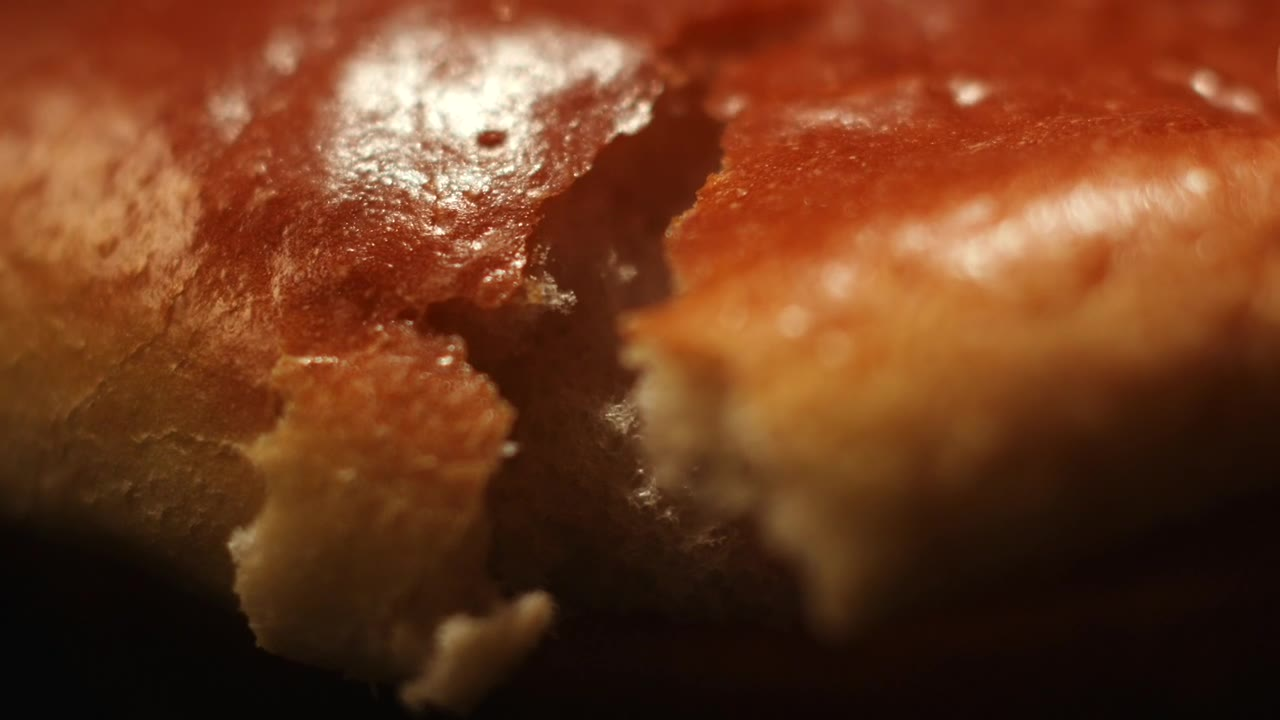
#> input picture scripts/blog/media/lib/bakery_21018_b.jpg, 1280 x 720 px
$ python -i render.py   (imports and definitions only)
#> lines starting #> are read from the running program, lines starting #| are printed output that depends on the picture
"""What Korea Says (사이드 채널) 롱폼 렌더러 — 2026-10-27
사용: python3 scripts/side/render.py <원고 아이디 ...>   (아이디가 없으면 아직 안 만든 원고 전부)

원고: scripts/side/specs/<id>.json  (장면 t: open/stat/roadmap/chapter/fact/jersey/timeline/quote/final/schedule/recap/end, 장면마다 say: 영어 문장 목록)
결과: social/side/<id>/{meta.json, thumb.jpg, en.srt}  + 영상(롱폼·쇼츠)은 GitHub 릴리스 side-<id> 에 올린다
      social/side/queue.json  (Supabase sc_fetch/sc_import 가 10분마다 읽어 관리자 /side 검수 탭에 넣는다)

원칙 (벤치마크 claude/side-channel/benchmark-2026-10-27.md)
- 영어 원어민 성우(타입캐스트 Landon) 내레이션 + 처음부터 끝까지 일정한 영어 자막
- 남의 영상은 쓰지 않는다: 댓글 카드·사실 카드·숫자·일정표 그래픽 + Pexels 무료 사진(키가 있을 때)
- 같은 화면이 오래 머물지 않게 배경은 천천히 확대·이동, 카드 요소는 순서대로 등장
- 타입캐스트 키가 없으면(로컬 미리보기) 문장 길이로 시간을 잡고 무음으로 만든다
"""
import datetime as dt, glob, hashlib, json, math, os, random, subprocess, sys, urllib.parse, urllib.request
import numpy as np
from PIL import Image, ImageDraw, ImageFilter, ImageFont

HERE = os.path.dirname(os.path.abspath(__file__))
ROOT = os.path.abspath(os.path.join(HERE, "..", ".."))
OUT = os.path.join(ROOT, "social", "side")
# [1 line not run here, left out]
REPO = os.environ.get("GITHUB_REPOSITORY", "immin03/haeja")
W, H, FPS, SR = 1920, 1080, 30, 44100

NAVY = (15, 27, 51); NAVY2 = (27, 45, 82); CARD = (22, 38, 74); RED = (255, 75, 62); WHITE = (255, 255, 255)
GRAY = (201, 211, 230); DIM = (130, 146, 176); GOLD = (255, 199, 77)


# [6 lines left out: function _font_path, not called in this run]
_FC = {}
# [58 lines left out: functions F, say, bgm, pexels_photo, gradient_bg, not called in this run]


def photo_bg(path):
#> called with path = '../blog/media/lib/bakery_21018_b.jpg'
    im = Image.open(path).convert("RGB"); sc = max((W + 200) / im.width, (H + 120) / im.height)
#> in photo_bg, im is the input picture: PIL image 1280x720 RGB; mean R, G, B 109.5, 58.2, 30.4
#> after `sc = max((W + 200) / im.width, (H + 120) / im.height)`: sc = 1.67
    im = im.resize((int(im.width * sc) + 1, int(im.height * sc) + 1), Image.LANCZOS)
#> im: PIL image 2134x1201 RGB
    l, t = (im.width - W - 200) // 2, (im.height - H - 120) // 2; im = im.crop((l, t, l + W + 200, t + H + 120))
#> after `l, t = ((im.width - W - 200) // 2, (im.height - H - 120) // 2)`: l = 7; t = 0
    im = im.filter(ImageFilter.GaussianBlur(3))
    ov = Image.new("RGB", im.size, NAVY); return Image.blend(im, ov, .72)
#> after `ov = Image.new('RGB', im.size, NAVY)`:
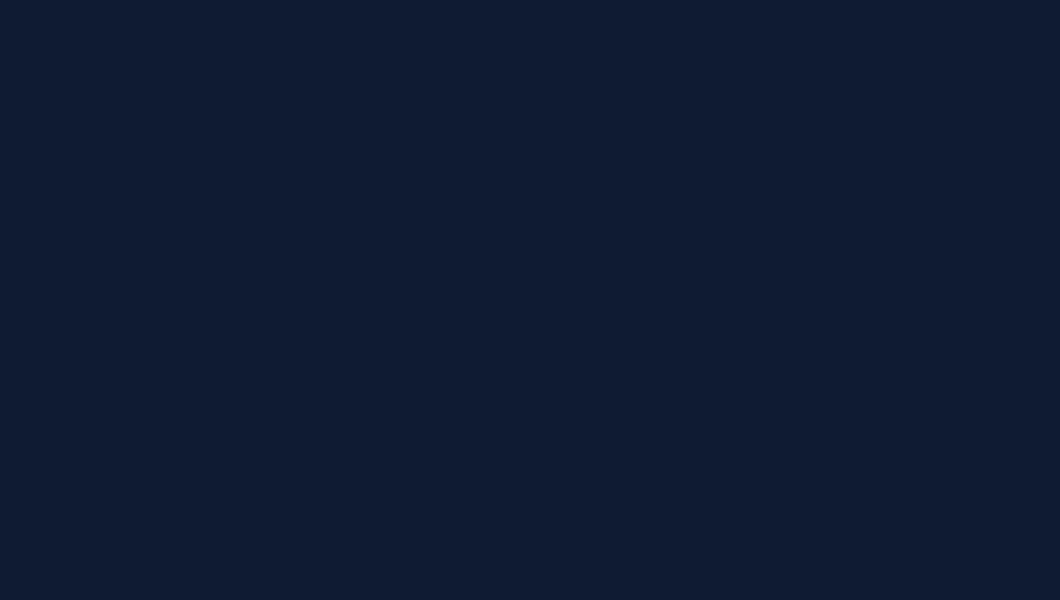
#> ov: PIL image 2120x1200 RGB (shown at 1/2 size); mean R, G, B 15, 27, 51
#> after `return Image.blend(im, ov, 0.72)`:
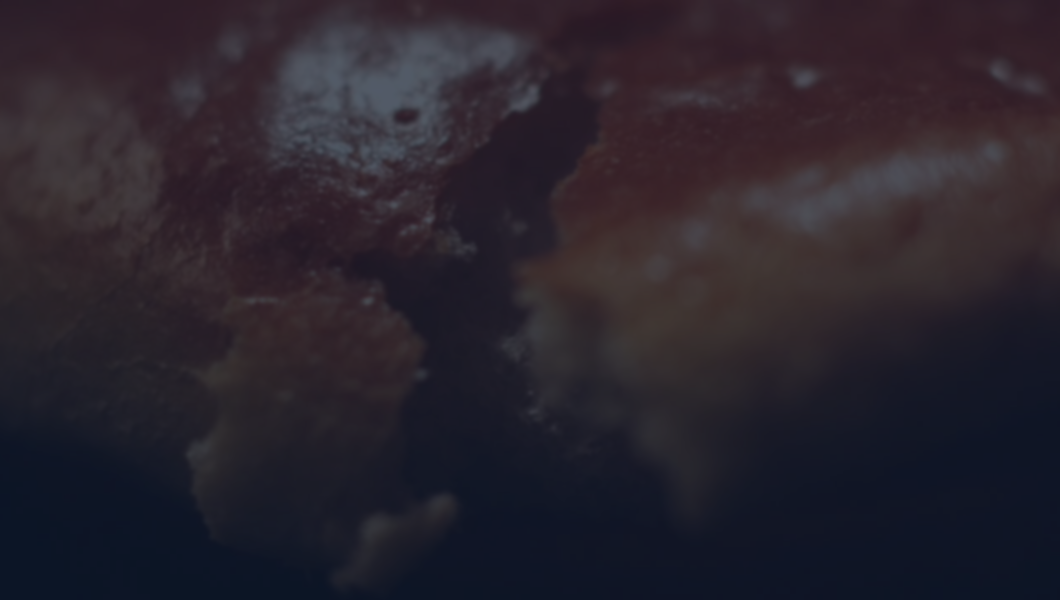
#> returned value: PIL image 2120x1200 RGB (shown at 1/2 size); mean R, G, B 41, 35.3, 44.8


# ---------------- 실사 영상 (Mixkit 무료 라이선스: 상업적 이용 가능, 출처 표기 불필요) ----------------
# [9 lines left out: function mixkit_clip, not called in this run]


def clip_len(path):
    try: return float(subprocess.run(["ffprobe", "-v", "error", "-show_entries", "format=duration", "-of", "csv=p=0", path], capture_output=True, text=True).stdout.strip())
    except Exception: return 0.0


class Footage:
    """장면 길이만큼 실사 영상을 1920x1080 프레임으로 읽는다 (짧으면 반복)"""
    # [9 lines left out: functions __init__, frame, not called in this run]
    def close(self):
        try: self.p.stdout.close(); self.p.kill()
        except Exception: pass


# ---------------- 그리기 도우미 ----------------
# [19 lines left out: functions wrap, wrap_ko, not called in this run]


def ease(x): x = max(0.0, min(1.0, x)); return 1 - (1 - x) ** 3


def layer(size=(W, H)): return Image.new("RGBA", size, (0, 0, 0, 0))


# [5 lines left out: function paste_fade, not called in this run]


def rrect(d, box, r, fill, outline=None, width=0): d.rounded_rectangle(box, r, fill=fill, outline=outline, width=width)


# ---------------- 장면 그래픽 (정적 레이어 목록: [(등장 시각, 레이어)]) ----------------
# [131 lines left out: function scene_layers, not called in this run]


def chrome(d, chapter):
    d.text((60, 42), "WHAT KOREA ", font=F(30), fill=WHITE); x = 60 + d.textlength("WHAT KOREA ", font=F(30)); d.text((x, 42), "SAYS", font=F(30), fill=RED)
    if chapter: d.text((60, 84), chapter, font=F(26, False), fill=DIM)


# [265 lines left out: functions sub_chunks, sub_piece, subtitle, thumbnail, build_timeline, render and 5 more, not called in this run]


# [2 lines not run here, left out]

>>> result = photo_bg('../blog/media/lib/bakery_21018_b.jpg')
